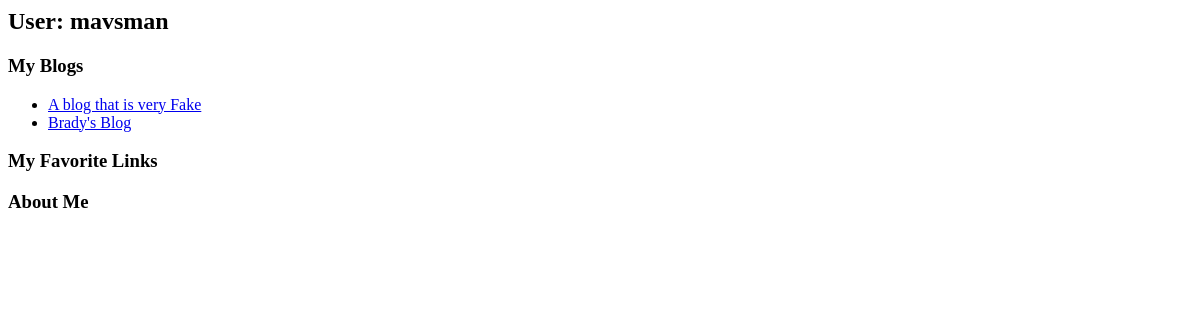
The page /dblog/mavsman/ on the database as committed earlier.
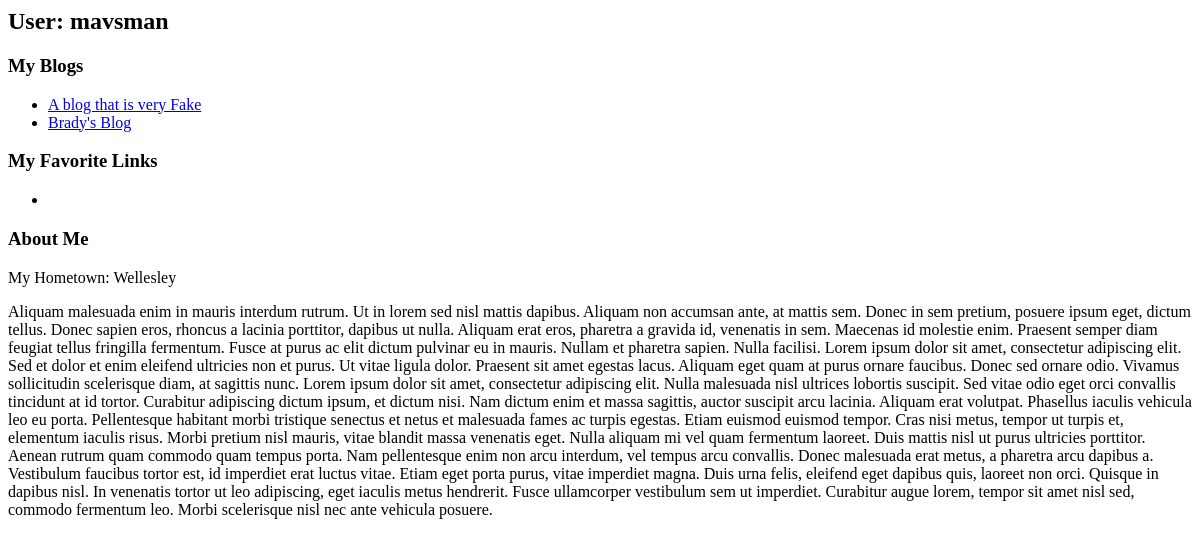
The same page on the database as committed later.
### dblog/models.py (models this page shows, shortened)
class Blog(models.Model):
	blogID = models.CharField(max_length=50)
	authorID = models.ForeignKey(Author, related_name='author_blog')
	title = models.CharField(max_length=120)
	subtitle = models.CharField(max_length=120, null=True, blank=True)
	editor = models.ForeignKey(Author, null=True, blank=True, related_name='author_blog_editor')

class Bio(models.Model):
	authorID = models.ForeignKey(Author, related_name='author_bio')
	title = models.CharField(max_length=256, null=True, blank=True)
	subtitle = models.CharField(max_length=256, null=True, blank=True)
	body = models.TextField()
	hometown = models.CharField(max_length=50)
	hobbies = models.TextField()

### dblog/views.py (the view)
# urls.py: url(r'^(?P<author_ID>\w+)/$', views.detail, name='detail'),
def detail(request, author_ID):
	author = get_object_or_404(Author, authorID__exact=author_ID)
	blog_list = Blog.objects.order_by('title')
	link_list = FavoriteLink.objects.order_by('authorID')
	bio_list = Bio.objects.order_by('authorID')
	return render(request, 'dblog/detail.html', {'author': author, 'blog_list': blog_list, 'link_list': link_list, 'bio_list': bio_list})

### dblog/templates/dblog/detail.html
<h2>User: {{ author.authorID }}</h2>
<h3>My Blogs</h3>
<ul>
{% for blog in blog_list %}
	{% if blog.authorID == author %}
    <li><a href="{{ blog.blogID }}">{{ blog.title }}</a></li>
	{% endif %}
{% endfor %}
</ul>
<h3>My Favorite Links</h3>
<ul>
{% for favoritelink in link_list %}
	{% if favoritelink.authorID == author %}
    <li>{{ favoriteLink.authorID }}</li>
	{% endif %}
{% endfor %}
</ul>
<h3>About Me</h3>
{% for bio in bio_list %}
	{% if bio.authorID == author %}
    	<p>
    		My Hometown: {{ bio.hometown}}
    	</p>
    	<p>
    		{{ bio.body }}
    	</p>
	{% endif %}
{% endfor %}

Rows that differ between the two databases and show on the page:
added Bio: hometown "Wellesley", body "Aliquam malesuada enim in mauris interdum rutrum. Ut in lorem sed nisl mattis dapibus. Aliquam non accumsan ante, at mattis sem. Donec in sem pretium, posuere ipsum eget, dictum tellus. Donec sapien eros, rhoncus a lacinia porttitor, dapibus ut nulla. Aliquam erat eros, pharetra a gravida id, venenatis in sem. Maecenas id molestie enim. Praesent semper diam feugiat tellus fringilla fermentum. Fusce at purus ac elit dictum pulvinar eu in mauris. Nullam et pharetra sapien. Nulla facilisi. Lorem ipsum dolor sit amet, consectetur adipiscing elit. Sed et dolor et enim eleifend ultricies non et purus. Ut vitae ligula dolor. Praesent sit amet egestas lacus. Aliquam eget quam at purus ornare…"
